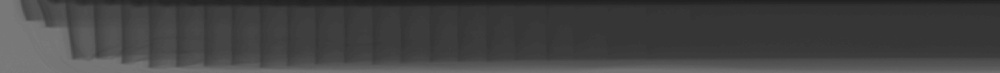
#> input picture data/my.jpg, 1000 x 73 px, shrunk from 1910 x 140 before the run, found by its file name
$ python '改变bgr.py'
#> lines starting #> are read from the running program, lines starting #| are printed output that depends on the picture; after the words box and inside, x2 and y2 are one past the last pixel; in counts of white or black regions, pixels touching at a corner belong together
import numpy as np
import cv2 as cv
#该函数返回的第一个值就是输入的thresh值，第二个就是处理后的图像
img = cv.imread('my.jpg',0)
#> img is the input picture: shape (73, 1000); min 31, max 124, mean 67.4
retVal, a_img = cv.threshold(img, 0, 255, cv.THRESH_OTSU)
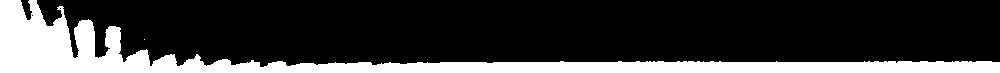
#> a_img: shape (73, 1000); 22.3% white; 2 white regions (1 under 20 px), largest, box (x1, y1, x2, y2) and area: (0, 0, 1000, 73) 16249
#> retVal = 79
print("使用opencv函数的方法：" + str(retVal))	# 结果为 134
#| 使用opencv函数的方法：79.0
cv.imshow("a_img",a_img)
cv.waitKey()
